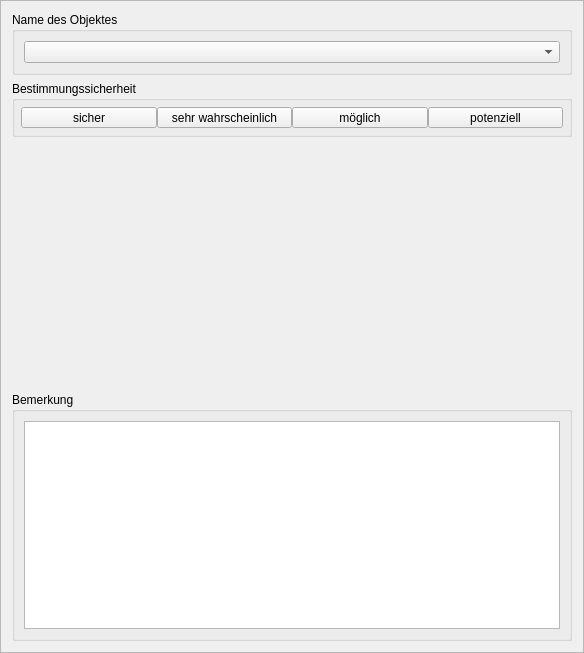
<?xml version="1.0" encoding="UTF-8"?>
<ui version="4.0">
 <class>CensusAnthro</class>
 <widget class="QFrame" name="CensusAnthro">
  <property name="geometry">
   <rect>
    <x>0</x>
    <y>0</y>
    <width>584</width>
    <height>653</height>
   </rect>
  </property>
  <property name="windowTitle">
   <string>Frame</string>
  </property>
  <property name="frameShape">
   <enum>QFrame::StyledPanel</enum>
  </property>
  <property name="frameShadow">
   <enum>QFrame::Raised</enum>
  </property>
  <layout class="QVBoxLayout" name="verticalLayout">
   <item>
    <widget class="QGroupBox" name="groupbox_name">
     <property name="title">
      <string>Name des Objektes</string>
     </property>
     <layout class="QHBoxLayout" name="horizontalLayout_11">
      <item>
       <widget class="QComboBox" name="combobox_name"/>
      </item>
     </layout>
    </widget>
   </item>
   <item>
    <widget class="QGroupBox" name="groupbox_confidence">
     <property name="title">
      <string>Bestimmungssicherheit</string>
     </property>
     <property name="flat">
      <bool>false</bool>
     </property>
     <layout class="QHBoxLayout" name="horizontalLayout">
      <property name="spacing">
       <number>0</number>
      </property>
      <property name="leftMargin">
       <number>6</number>
      </property>
      <property name="topMargin">
       <number>6</number>
      </property>
      <property name="rightMargin">
       <number>6</number>
      </property>
      <property name="bottomMargin">
       <number>6</number>
      </property>
      <item>
       <widget class="QToolButton" name="button_confidence_1">
        <property name="sizePolicy">
         <sizepolicy hsizetype="Preferred" vsizetype="Fixed">
          <horstretch>0</horstretch>
          <verstretch>0</verstretch>
         </sizepolicy>
        </property>
        <property name="text">
         <string>sicher</string>
        </property>
        <property name="dbvalue" stdset="0">
         <string>1</string>
        </property>
       </widget>
      </item>
      <item>
       <widget class="QToolButton" name="button_confidence_2">
        <property name="sizePolicy">
         <sizepolicy hsizetype="Preferred" vsizetype="Fixed">
          <horstretch>0</horstretch>
          <verstretch>0</verstretch>
         </sizepolicy>
        </property>
        <property name="text">
         <string>sehr wahrscheinlich</string>
        </property>
        <property name="dbvalue" stdset="0">
         <string>2</string>
        </property>
       </widget>
      </item>
      <item>
       <widget class="QToolButton" name="button_confidence_3">
        <property name="sizePolicy">
         <sizepolicy hsizetype="Preferred" vsizetype="Fixed">
          <horstretch>0</horstretch>
          <verstretch>0</verstretch>
         </sizepolicy>
        </property>
        <property name="text">
         <string>möglich</string>
        </property>
        <property name="dbvalue" stdset="0">
         <string>3</string>
        </property>
       </widget>
      </item>
      <item>
       <widget class="QToolButton" name="button_confidence_4">
        <property name="sizePolicy">
         <sizepolicy hsizetype="Preferred" vsizetype="Fixed">
          <horstretch>0</horstretch>
          <verstretch>0</verstretch>
         </sizepolicy>
        </property>
        <property name="text">
         <string>potenziell</string>
        </property>
        <property name="dbvalue" stdset="0">
         <string>4</string>
        </property>
       </widget>
      </item>
     </layout>
    </widget>
   </item>
   <item>
    <spacer name="verticalSpacer">
     <property name="orientation">
      <enum>Qt::Vertical</enum>
     </property>
     <property name="sizeHint" stdset="0">
      <size>
       <width>20</width>
       <height>40</height>
      </size>
     </property>
    </spacer>
   </item>
   <item>
    <widget class="QGroupBox" name="groubbox_remarks">
     <property name="title">
      <string>Bemerkung</string>
     </property>
     <layout class="QHBoxLayout" name="horizontalLayout_9">
      <item>
       <widget class="QPlainTextEdit" name="plainTextEdit"/>
      </item>
     </layout>
    </widget>
   </item>
  </layout>
 </widget>
 <resources/>
 <connections/>
</ui>
